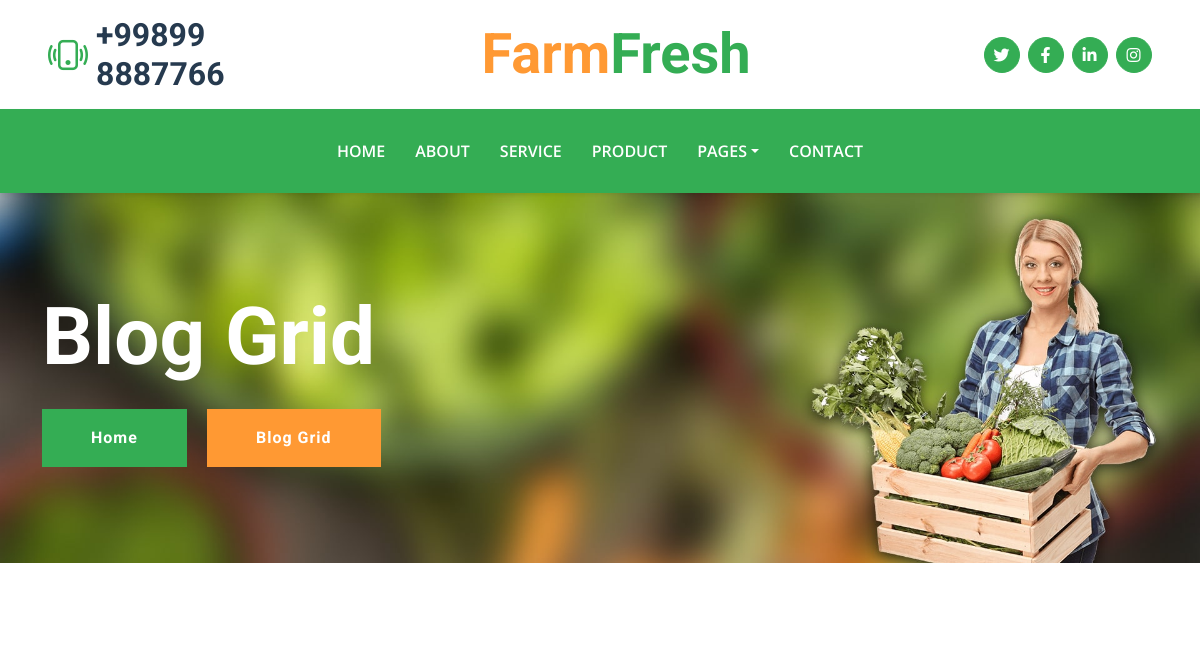
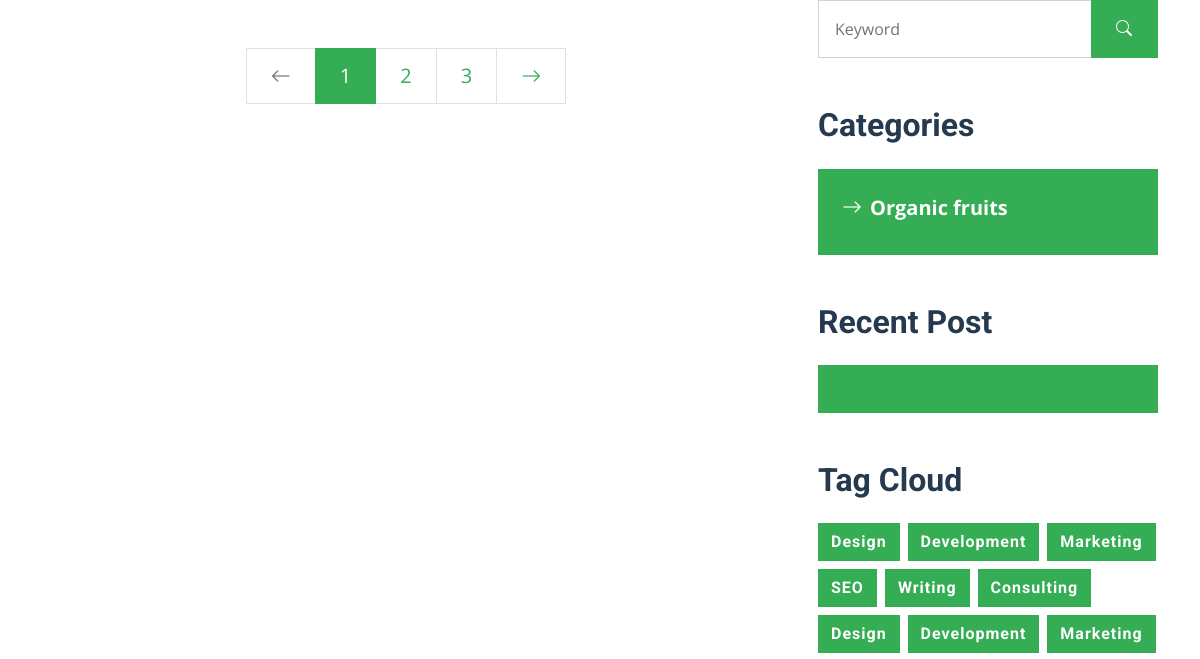
Before: /blog/ (upper part) with the older database file (2 pictures, top to bottom).
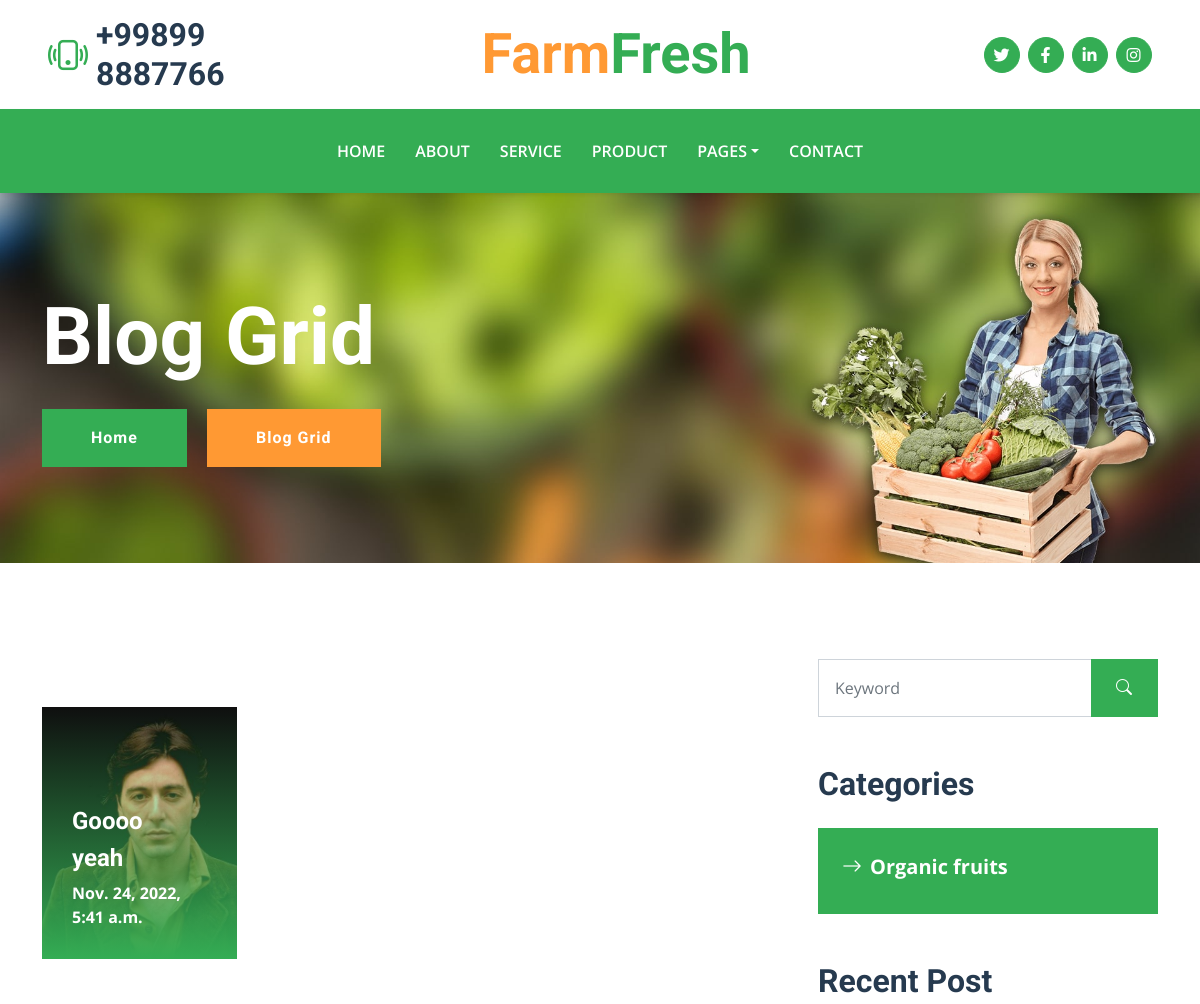
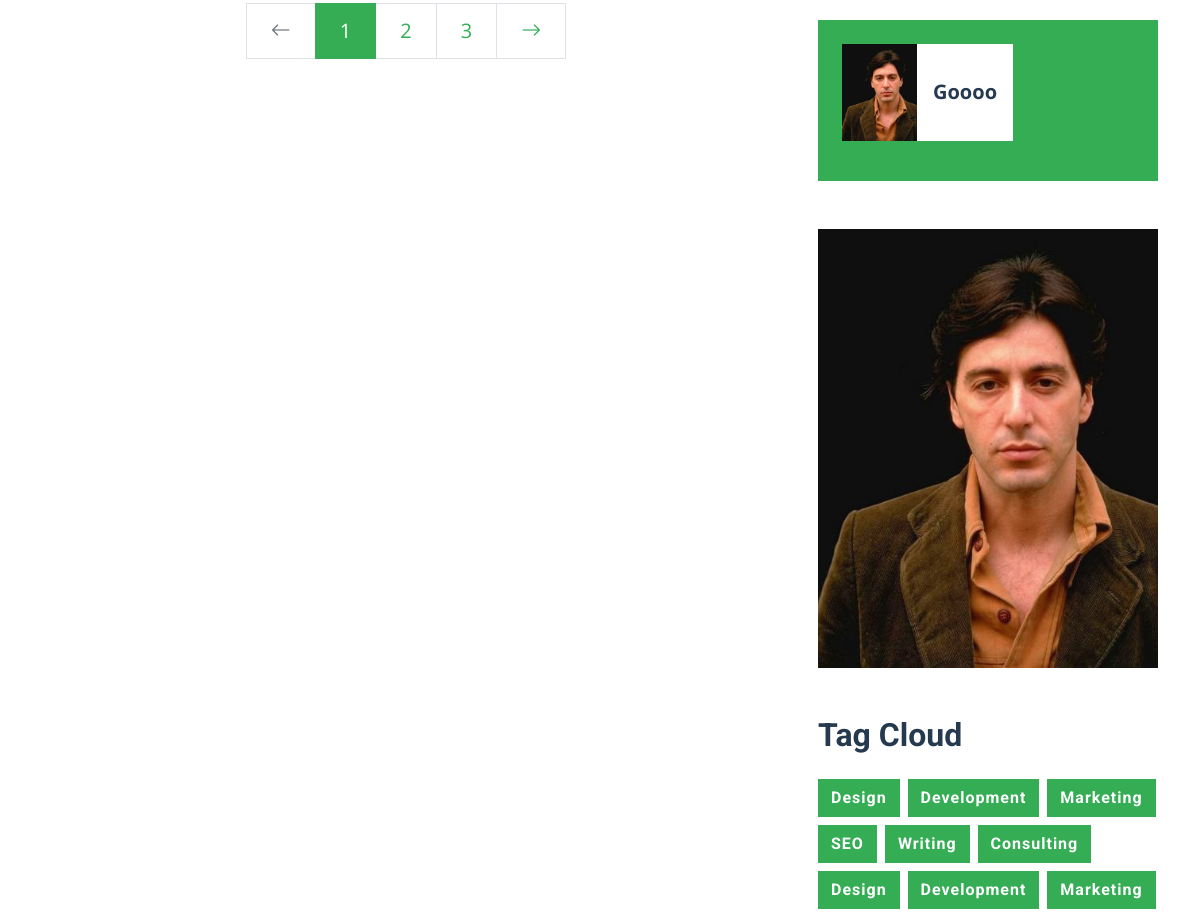
After: the same page with the newer database file (2 pictures, top to bottom).
### farmfresh/models.py (models this page shows, shortened)
class Category(models.Model):
    name = models.CharField(max_length=100)

class Post(models.Model):
    title = models.CharField(max_length=100)
    slug = models.CharField(max_length=250)
    author_name = models.CharField(max_length=250)
    updated_on = models.DateTimeField(auto_now= True)
    created_on = models.DateTimeField(auto_now_add=True)
    image = models.ImageField(upload_to = 'mobile_images')
    class Meta:
        ordering = ['-created_on']

### farmfresh/views.py (the view, shortened to what this page needs)
# urls.py: 2. Add a URL to urlpatterns:  path('blog/', include('blog.urls'))
def blog(request):
    postsdisplay = Post.objects.all()
    categorydisplay = Category.objects.all()
    aboutdisplay = AboutUs.objects.all()
    context = {"Post":postsdisplay, "Category":categorydisplay, 'AboutUs': aboutdisplay}
    return render(request, 'blog.html', context)

### templates/blog.html (shortened to what the changed rows need)
{% load static %} {% load i18n %}
<!DOCTYPE html>
<html lang="en">
  <head>
    <link
      href="https://cdnjs.cloudflare.com/ajax/libs/font-awesome/5.15.0/css/all.min.css"
      rel="stylesheet"
    />
    <link
      href="https://cdn.jsdelivr.net/npm/bootstrap-icons@1.4.1/font/bootstrap-icons.css"
      rel="stylesheet"
    />
    <link href="{% static 'css/assets/owl.carousel.min.css' %}" rel="stylesheet">
    <link href="{% static 'css/bootstrap.min.css' %}" rel="stylesheet" />
    <link href="{% static 'css/style.css' %}" rel="stylesheet" />
  </head>
  <body>
    <div class="container-fluid px-5 d-none d-lg-block">
      <div class="row gx-5 py-3 align-items-center">
        <div class="col-lg-3">
          <div class="d-flex align-items-center justify-content-start">
            <h2 class="mb-0">+99899 8887766</h2>
          </div>
        </div>
        <div class="col-lg-6">
          <div class="d-flex align-items-center justify-content-center">
            <a href="" class="navbar-brand ms-lg-5">
              <h1 class="m-0 display-4 text-primary">
                <span class="text-secondary">{% trans "Farm" %}</span>{% trans "Fresh"%}
              </h1>
            </a>
          </div>
        </div>
      </div>
    </div>
    <div class="container-fluid bg-primary py-5 bg-hero mb-5">
      <div class="container py-5">
        <div class="row justify-content-start">
          <div class="col-lg-8 text-center text-lg-start">
            <h1 class="display-1 text-white mb-md-4">
              {% trans "Blog Grid" %}
            </h1>
          </div>
        </div>
      </div>
    </div>
    <div class="container py-5">
      <div class="row g-5">
        <div class="col-lg-8">
          <div class="row g-5">
            <div class="row g-5">
              {% for post in Post %}
              <div class="col-lg-4">
                <div class="blog-item position-relative overflow-hidden">
                  <img class="img-fluid" src="{{post.image.url}}" alt="" />
                  <a
                    class="blog-overlay"
                    href="{% url 'post_detail' post.slug %}"
                  >
                    <h4 class="text-white">{{post.title}}</h4>
                    <h4 class="text-white">{{post.slug}}</h4>
                    <span class="text-white fw-bold">{{post.created_on}}</span>
                  </a>
                </div>
              </div>
              {%endfor%}
            </div>
          </div>
        </div>
        <div class="col-lg-4">
          <div class="mb-5">
            <h2 class="mb-4">Categories</h2>
            {%for item in Category%}
            <div
              class="d-flex flex-column justify-content-start bg-primary p-4"
            >
              <a class="fs-5 fw-bold text-white mb-2" href="#"
                ><i class="bi bi-arrow-right me-2"></i>{{item.name}}</a
              >
            </div>
            {%endfor%}
          </div>
          <div class="mb-5">
            <h2 class="mb-4">Recent Post</h2>
            <div class="bg-primary p-4">
              {% for post in Post %}
              <div class="d-flex overflow-hidden mb-3">
                <img
                  class="img-fluid flex-shrink-0"
                  src="{{post.image.url}}"
                  style="width: 75px"
                  alt=""
                />
                <a
                  href=""
                  class="d-flex align-items-center bg-white text-dark fs-5 fw-bold px-3 mb-0"
                  >{{post.title}}
                </a>
              </div>
              {%endfor%}
            </div>
          </div>
          <div class="mb-5">
            {% for post in Post %}
            <img src="{{post.image.url}}" alt="" class="img-fluid rounded" />
            {%endfor%}
          </div>
          <div class="mb-5">
            <h2 class="mb-4">Tag Cloud</h2>
          </div>
        </div>
      </div>
    </div>
  </body>
</html>

Changed rows visible on the page:
added Post: image (picture), title "Goooo", slug "yeah", created_on "Nov. 24, 2022, 5:41 a.m."
